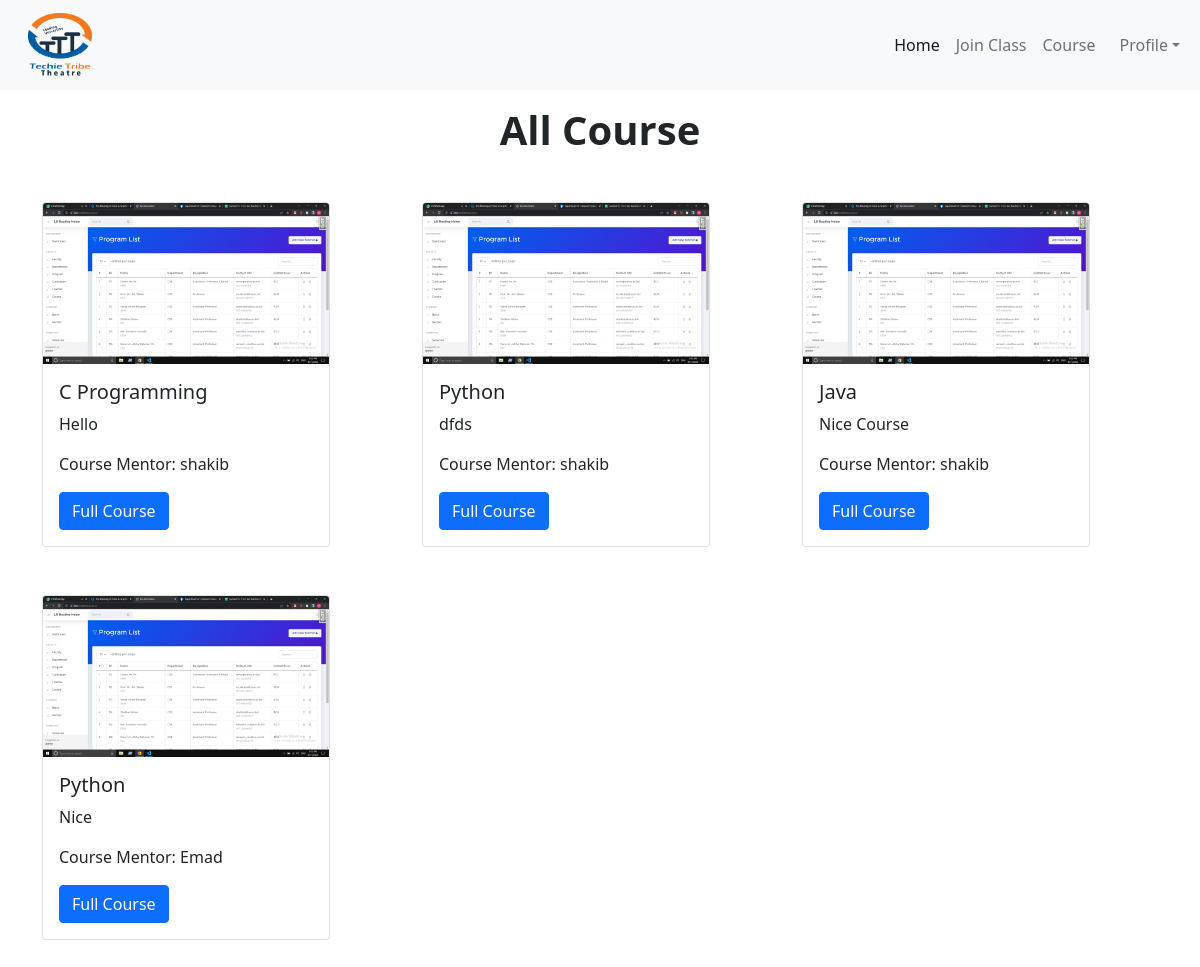
The app's page /student/full_course (signed in), older data.
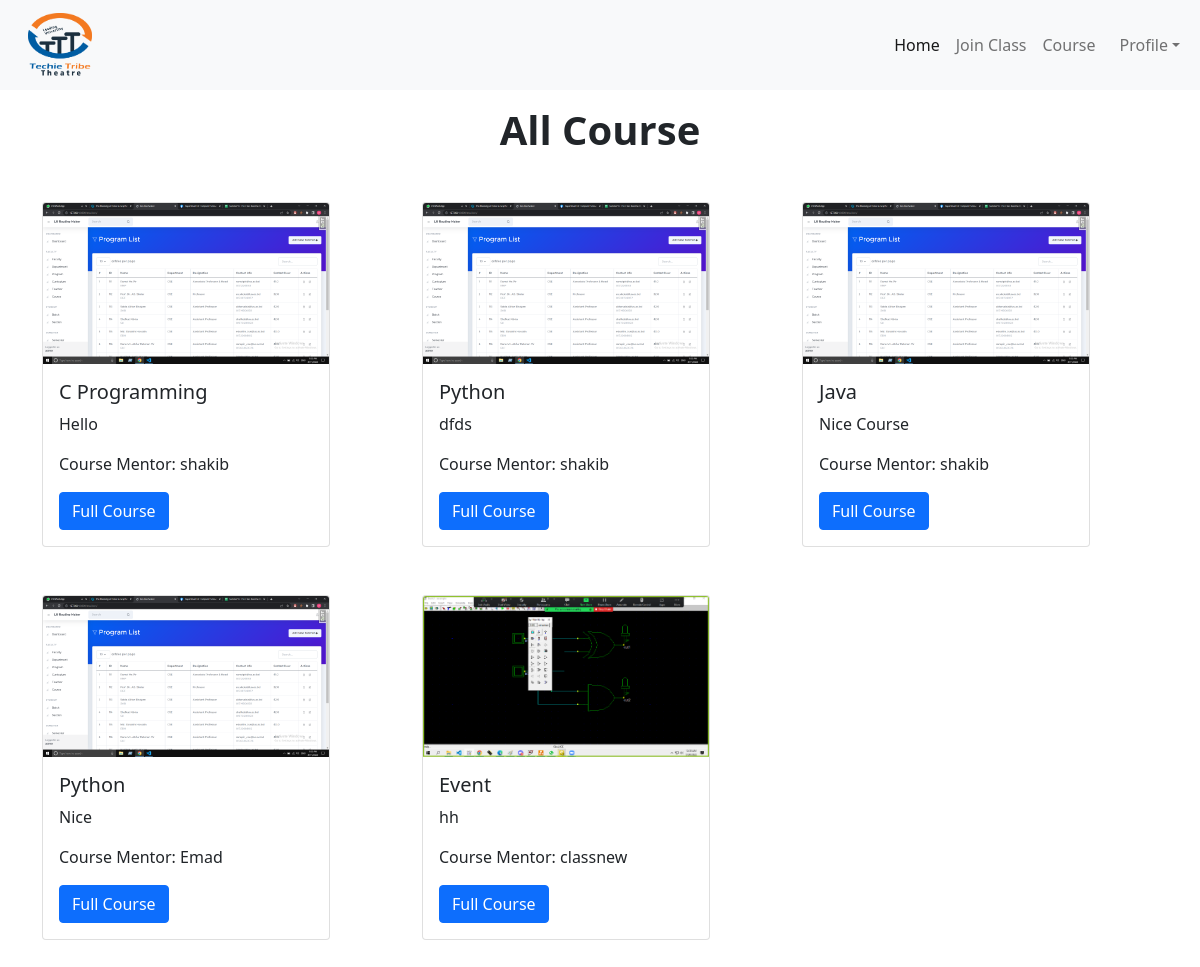
The same page, newer data.
### teacher/models.py (models this page shows, shortened)
class ViewCourse(models.Model):
    teachercourse = models.ForeignKey(User, on_delete=models.CASCADE)
    title = models.CharField(max_length=100)
    description = models.TextField(null=True, blank=True)
    img_course = models.ImageField(upload_to='images/',  null=True, blank=True)

### student/views.py (the view)
# urls.py: path('full_course', FullCourseiew.as_view(), name='full_course'),
class FullCourseiew(View):
    def get(self, request):
        student = request.session.get("student")
        coursem = ViewCourse.objects.all()
        if student:
            return render(request, 'viewcoursestu.html',   {'coursem': coursem})

### student/templates/viewcoursestu.html (shortened to what this page needs)
{% extends 'base_student.html' %} <br />
{% load static %} <br />
{% block content %}
<h1 class="text-center text-dark mt-3 mb-5 fw-bold">All Course</h1>
<div class="container">
    <div class="row">
        {% for c in coursem %}
        <div class="col-lg-4 mb-5">
            <div class="card" style="width: 18rem;">
                <img src="{{c.img_course.url}}" class="card-img-top" alt="...">
                <div class="card-body">
                  <h5 class="card-title">{{c.title}}</h5>
                  <p class="card-text">{{c.description}}</p>
                  <p>Course Mentor: {{c.teachercourse.username}}</p>
                  <a href="{% url 'details_course_view' c.id %}" class="btn btn-primary">Full Course</a>
                </div>
              </div>
        </div>
        {% endfor %}
    </div>
</div>
{% endblock content %}

### student/templates/base_student.html (shortened to what this page needs)
{% load static %}
<!DOCTYPE html>
<html lang="en">
  <head>
    <link
      href="https://cdn.jsdelivr.net/npm/bootstrap@5.1.3/dist/css/bootstrap.min.css"
      rel="stylesheet"
    />
    <link rel="stylesheet" href="{% static 'css/style.css' %}" />
    <link rel="stylesheet" href="{% static 'css/form.css' %}" />
  </head>
  <body>
    <nav class="navbar navbar-expand-lg navbar-light bg-light">
      <div class="container-fluid">
        <a class="navbar-brand" href="#">
          <a class="navbar-brand" href="/student"
            ><img src="{% static 'img/Logo.png' %}" alt="" class="logoimg" /></a
        ></a>
        <div class="collapse navbar-collapse" id="navbarSupportedContent">
          <ul class="navbar-nav ms-auto mb-2 mb-lg-0">
            <li class="nav-item">
              <a class="nav-link active" aria-current="page" href="/student"
                >Home</a
              >
            </li>
            <li class="nav-item">
              <a class="nav-link" href="{% url 'join_class' %}">Join Class</a>
            </li>
            <li class="nav-item">
              <a class="nav-link" href="{% url 'full_course' %}">Course</a>
            </li>
            <li class="nav-item dropdown rounded">
              <a
                class="nav-link dropdown-toggle"
                href="#"
                id="navbarDropdown"
                role="button"
                data-bs-toggle="dropdown"
                aria-expanded="false"
                >Profile</a
              >
            </li>
          </ul>
        </div>
      </div>
    </nav>
    {% block content %}{% endblock content %}
  </body>
</html>

### mainapp/static/css/style.css (style rules this page uses)
.logoimg { width: 4rem; height: 4rem; }

### teacher/static/css/form.css (style rules this page uses)
*, *:before, *:after { -webkit-box-sizing: border-box; box-sizing: border-box; }
h1 { text-align: center; color: #ffffff; font-weight: 300; margin: 0 0 40px; }
li { list-style: none; }

Row changes from the older to the newer data that the page shows:
added ViewCourse: img_course (picture), title "Event", description "hh", teachercourse.username "classnew"
